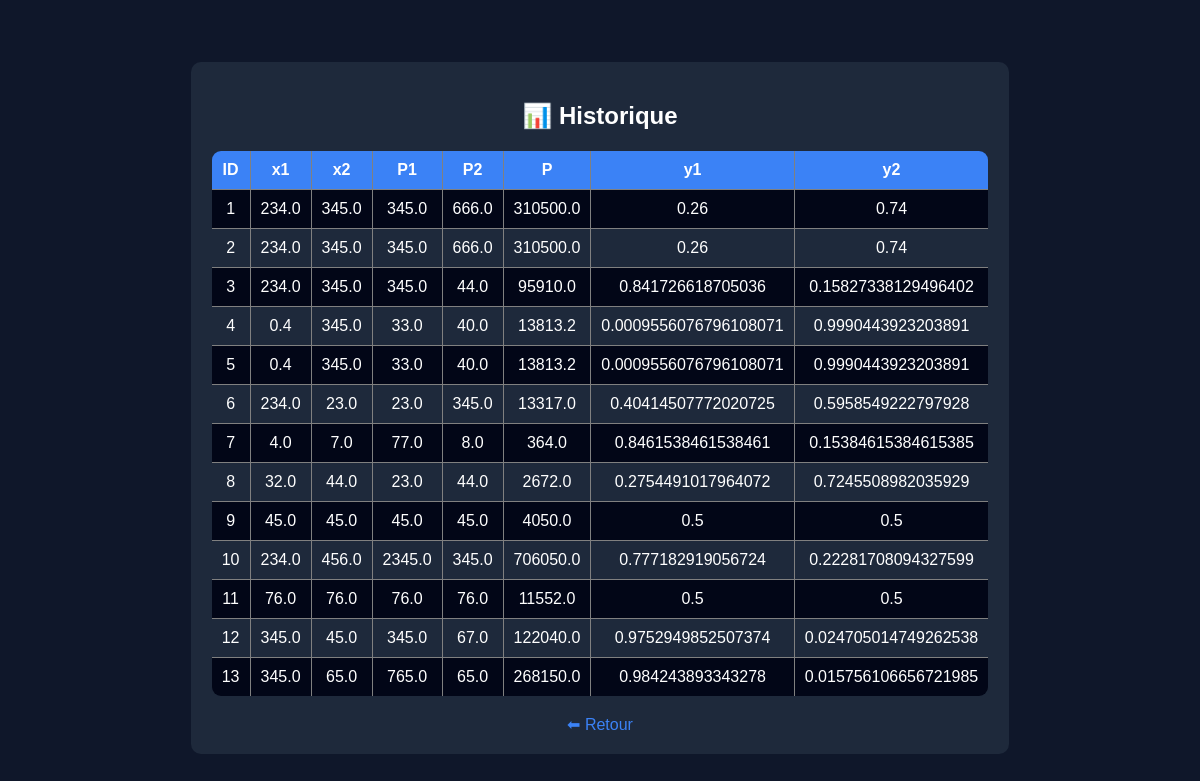
Before: /history with the older database file.
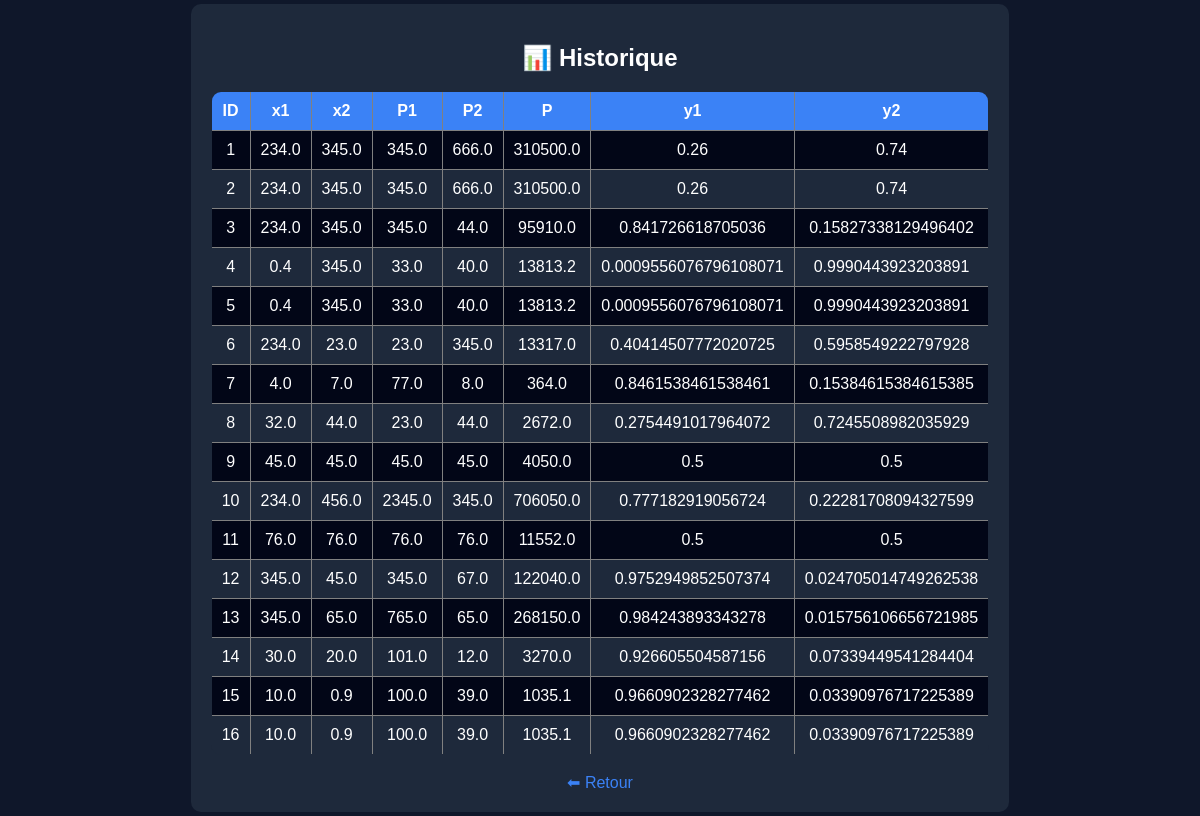
After: the same page with the newer database file.
### tables this page shows
CREATE TABLE history (
            id INTEGER PRIMARY KEY AUTOINCREMENT,
            x1 REAL,
            x2 REAL,
            P1 REAL,
            P2 REAL,
            P REAL,
            y1 REAL,
            y2 REAL
        );

### app.py (the view)
@app.route("/history")
def history():
    data = get_history()
    return render_template("history.html", data=data)

### database.py (called while the page is built)
def get_connection():
    conn = sqlite3.connect(DB_NAME)
    conn.row_factory = sqlite3.Row
    return conn

### models.py (called while the page is built)
def get_history():
    conn = get_connection()
    data = conn.execute("SELECT * FROM history").fetchall()
    conn.close()
    return data

### templates/history.html (shortened to what this page needs)
<!DOCTYPE html>
<html>
<head>
    <link rel="stylesheet" href="/static/css/style.css">
</head>
<body>
<div class="card">
    <h2>📊 Historique</h2>
    <table border="1">
        <tr>
            <th>ID</th>
            <th>x1</th>
            <th>x2</th>
            <th>P1</th>
            <th>P2</th>
            <th>P</th>
            <th>y1</th>
            <th>y2</th>
        </tr>
        {% for row in data %}
        <tr>
            <td>{{row["id"]}}</td>
            <td>{{row["x1"]}}</td>
            <td>{{row["x2"]}}</td>
            <td>{{row["P1"]}}</td>
            <td>{{row["P2"]}}</td>
            <td>{{row["P"]}}</td>
            <td>{{row["y1"]}}</td>
            <td>{{row["y2"]}}</td>
        </tr>
        {% endfor %}
    </table>
    <br>
    <a href="{{ url_for('dashboard') }}">⬅ Retour</a>
</div>
</body>
</html>

### static/css/style.css (style rules this page uses)
body { font-family: Arial; background:#0f172a; color:white; display:flex; justify-content:center; align-items:center; height:100vh; }
.card { background:#1e293b; padding:20px; border-radius:10px; text-align:center; }
a { color:#3b82f6; text-decoration:none; }

### templates/history.html (style rules this page uses)
table { width: 100%; border-collapse: collapse; background: #1e293b; border-radius: 10px; overflow: hidden; }
th { background: #3b82f6; padding: 10px; }
td { padding: 10px; }
tr:nth-child(even) { background: #020617; }

Changed rows visible on the page:
added history: id "14", x1 "30.0", x2 "20.0", P1 "101.0", P2 "12.0", P "3270.0", y1 "0.926605504587156", y2 "0.07339449541284404"
added history: id "15", x1 "10.0", x2 "0.9", P1 "100.0", P2 "39.0", P "1035.1", y1 "0.9660902328277462", y2 "0.03390976717225389"
added history: id "16", x1 "10.0", x2 "0.9", P1 "100.0", P2 "39.0", P "1035.1", y1 "0.9660902328277462", y2 "0.03390976717225389"
